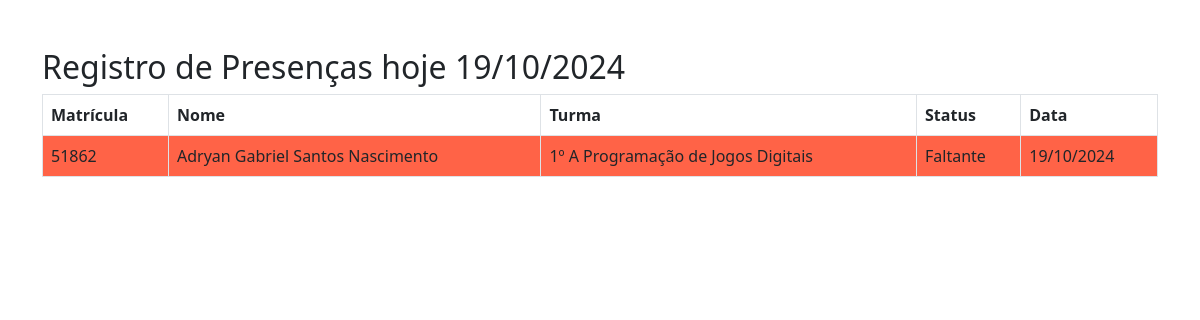
/entrada/faltas.php?matricula=51862, run on the app's committed database.
### tables this page shows
CREATE TABLE `alunosnovos2024` (
  `id` int(11) NOT NULL,
  `matricula` varchar(50) NOT NULL,
  `nome` varchar(50) NOT NULL,
  `turma` varchar(50) NOT NULL
);

### entrada/faltas.php (the view, shortened to what this page needs)
<?php
include_once "../conexao/conexao.php";
$timeZone = new \DateTimeZone('America/Sao_Paulo');
$dataAtual = new \DateTime();
$dataAtual->setTimezone($timeZone);
$data_hoje = $dataAtual->format('d/m/Y');
$matricula_pesquisa = isset($_GET['matricula']) ? $_GET['matricula'] : '';
$sql_alunos = "SELECT matricula, nome, turma FROM alunosnovos2024 WHERE 1=1";
if (!empty($matricula_pesquisa)) {
    $sql_alunos .= " AND matricula LIKE '%$matricula_pesquisa%'";
}
$result_alunos = mysqli_query($conn, $sql_alunos);
if (mysqli_num_rows($result_alunos) > 0) {
    $alunos_comparados = [];
    while ($aluno = mysqli_fetch_assoc($result_alunos)) {
        $matricula = $aluno['matricula'];
        $nome = $aluno['nome'];
        $turma = $aluno['turma'];
        $status = 'Faltante';
        $classStatus = 'faltante';
        $alunos_comparados[] = [
            'matricula' => $matricula,
            'nome' => $nome,
            'turma' => $turma,
            'status' => $status,
            'data' => $data_hoje,
            'classStatus' => $classStatus
        ];
    }
    ?>
    <!DOCTYPE html>
    <html lang="pt-BR">
    <head>
        <link rel="stylesheet" href="../css/bootstrap.min.css">
    </head>
    <body>
        <div class="container mt-5">
            <h2>Registro de Presenças hoje <?php echo $data_hoje ?></h2>
            <table class="table table-bordered">
                <thead>
                    <tr>
                        <th>Matrícula</th>
                        <th>Nome</th>
                        <th>Turma</th>
                        <th>Status</th>
                        <th>Data</th>
                    </tr>
                </thead>
                <tbody>
                    <?php foreach ($alunos_comparados as $aluno): ?>
                        <tr class="<?php echo $aluno['classStatus']; ?>">
                            <td><?php echo $aluno['matricula']; ?></td>
                            <td><?php echo $aluno['nome']; ?></td>
                            <td><?php echo $aluno['turma']; ?></td>
                            <td><?php echo $aluno['status']; ?></td>
                            <td><?php echo $aluno['data']; ?></td>
                        </tr>
                    <?php endforeach; ?>
                </tbody>
            </table>
        </div>
    </body>
    </html>
    <?php
} else {
    echo "Nenhum aluno encontrado.";
}
?>

### entrada/faltas.php (style rules this page uses)
.faltante { background-color: #FF6347; }

### data on the page
alunosnovos2024: matricula "51862", nome "Adryan Gabriel Santos Nascimento", turma "1º A Programação de Jogos Digitais", status "Faltante", data "19/10/2024"
